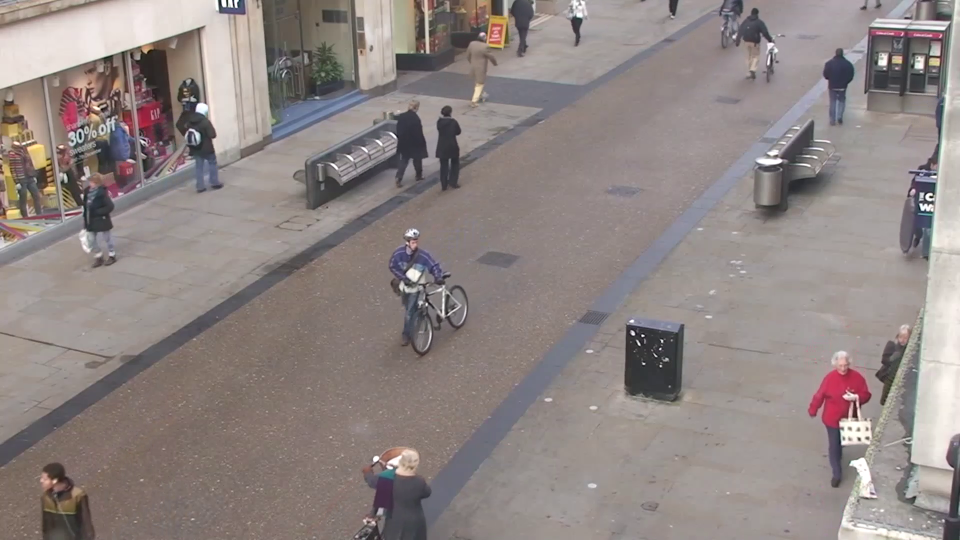
#> input picture frame 30 of data/video/test.mp4, 1920 x 1080 px (shown at 1/2 size)
$ python brd.py
#> lines starting #> are read from the running program, lines starting #| are printed output that depends on the picture
import cv2
import numpy as np
import matplotlib.pyplot as plt

IMAGE_H = 800
IMAGE_W = 600

src = np.float32([[1167,0], [19,521], [850,1021], [1831,0]])
dst = np.float32([[0,0], [0,IMAGE_H], [IMAGE_W,IMAGE_H], [IMAGE_W, 0]])
M = cv2.getPerspectiveTransform(src, dst)
Minv = cv2.getPerspectiveTransform(dst, src)

vid = cv2.VideoCapture("data/video/test.mp4")
while True:
    _, frame = vid.read()
#> frame is the input picture: shape (1080, 1920, 3); mean B, G, R 131.5, 133.7, 143.3
    warped_img = cv2.warpPerspective(frame, M, (IMAGE_W, IMAGE_H))
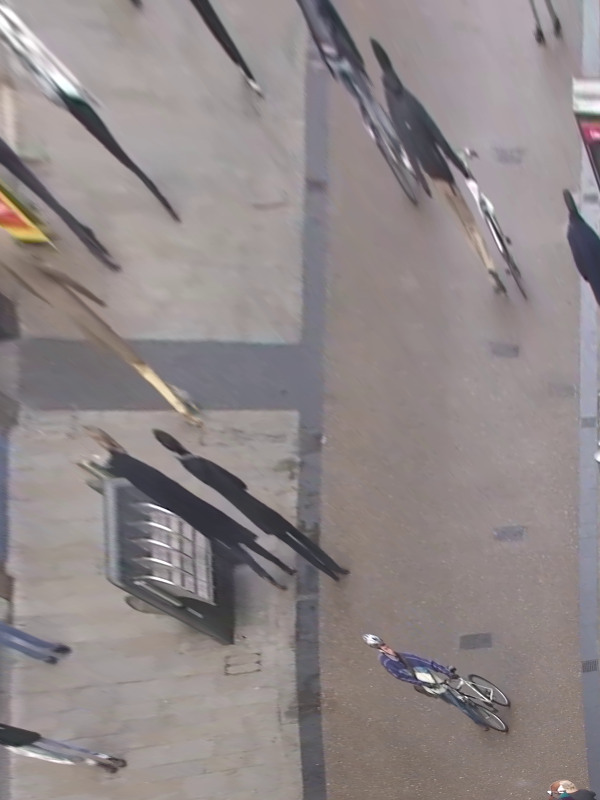
#> warped_img: shape (800, 600, 3); mean B, G, R 136.1, 135.6, 143.6
    cv2.imshow('frame',warped_img)
    cv2.waitKey(30)
# [5 lines of commented-out code are left out]

$ run again, starting later in the video
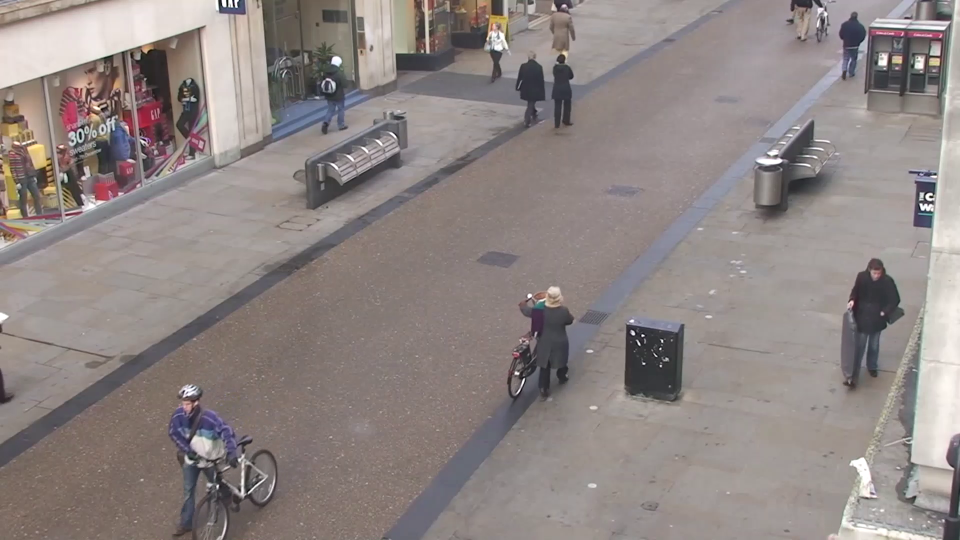
#> input picture frame 135 of data/video/test.mp4, 1920 x 1080 px (shown at 1/2 size)
#> frame is the input picture: shape (1080, 1920, 3); mean B, G, R 131.7, 133.7, 142.8
#> `warped_img = cv2.warpPerspective(frame, M, (IMAGE_W, IMAGE_H))`:
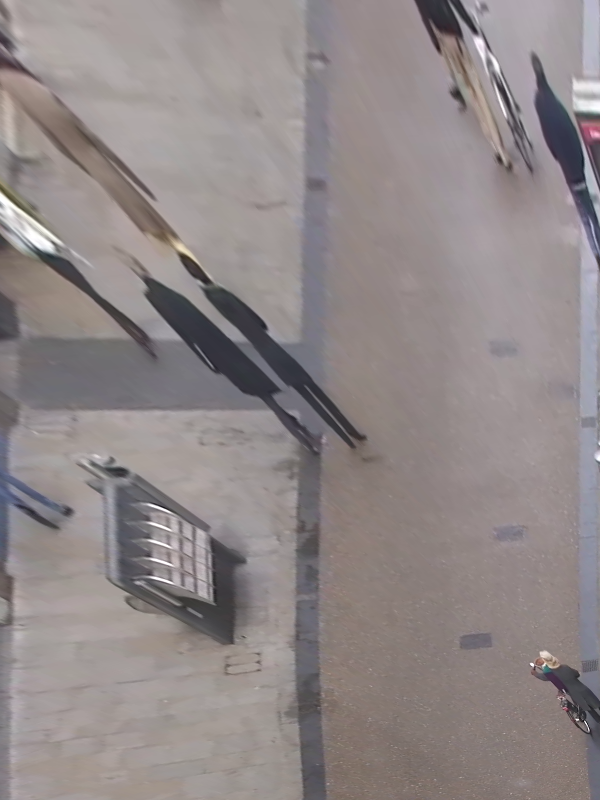
#> warped_img: shape (800, 600, 3); mean B, G, R 136.3, 136, 144.2

$ run again, starting later in the video
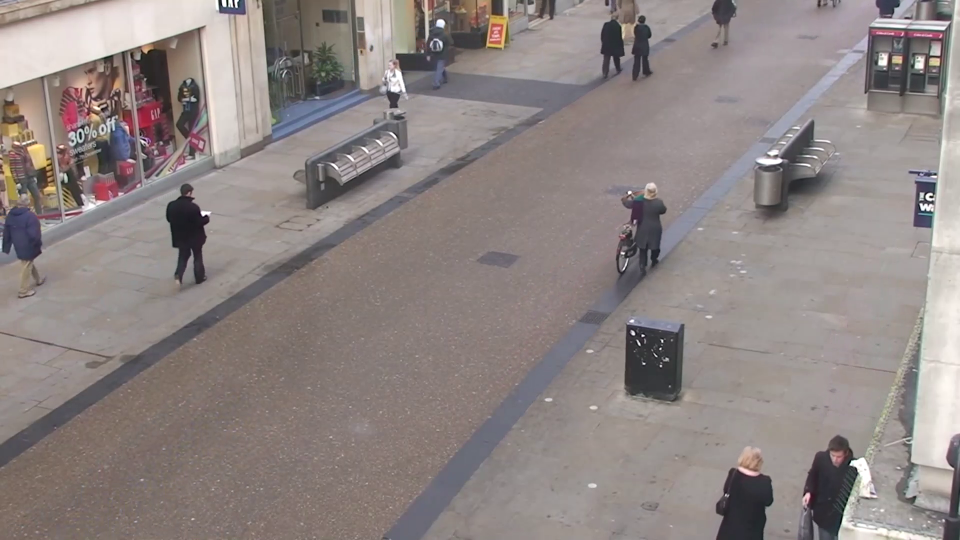
#> input picture frame 241 of data/video/test.mp4, 1920 x 1080 px (shown at 1/2 size)
#> frame is the input picture: shape (1080, 1920, 3); mean B, G, R 131.2, 133, 142.2
#> `warped_img = cv2.warpPerspective(frame, M, (IMAGE_W, IMAGE_H))`:
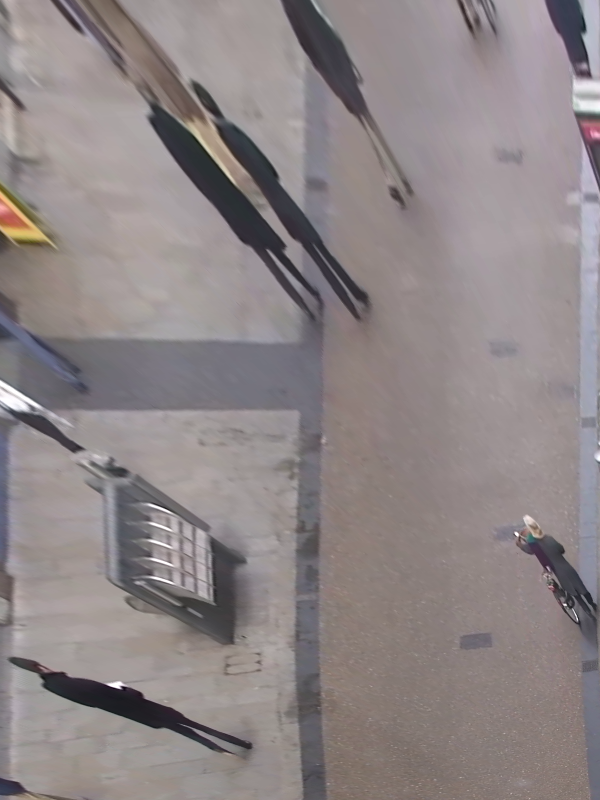
#> warped_img: shape (800, 600, 3); mean B, G, R 134.6, 133.6, 142.1
